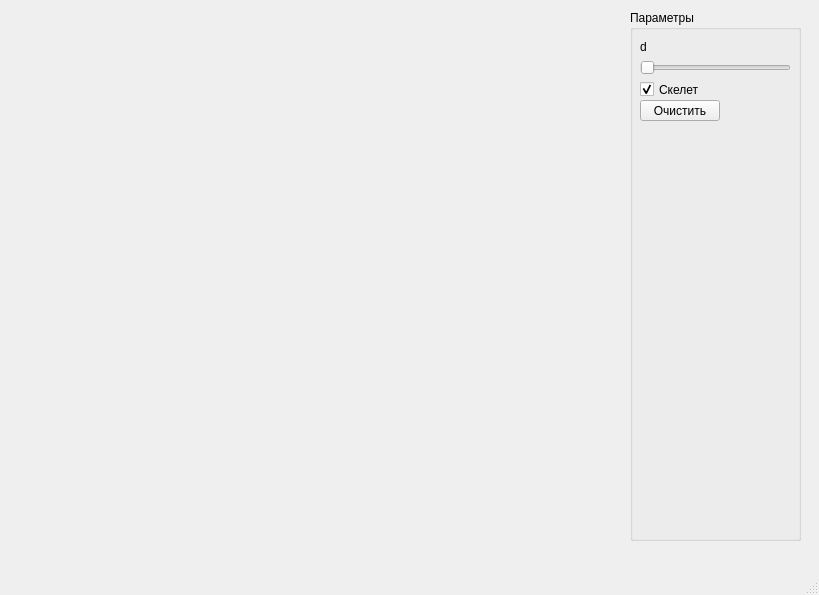
<?xml version="1.0" encoding="UTF-8"?>
<ui version="4.0">
 <class>MainWindow</class>
 <widget class="QMainWindow" name="MainWindow">
  <property name="geometry">
   <rect>
    <x>0</x>
    <y>0</y>
    <width>819</width>
    <height>595</height>
   </rect>
  </property>
  <property name="sizePolicy">
   <sizepolicy hsizetype="Maximum" vsizetype="Preferred">
    <horstretch>0</horstretch>
    <verstretch>0</verstretch>
   </sizepolicy>
  </property>
  <property name="windowTitle">
   <string>MainWindow</string>
  </property>
  <widget class="QWidget" name="centralwidget">
   <widget class="QGroupBox" name="groupBox">
    <property name="geometry">
     <rect>
      <x>630</x>
      <y>10</y>
      <width>171</width>
      <height>531</height>
     </rect>
    </property>
    <property name="sizePolicy">
     <sizepolicy hsizetype="Maximum" vsizetype="Preferred">
      <horstretch>0</horstretch>
      <verstretch>0</verstretch>
     </sizepolicy>
    </property>
    <property name="title">
     <string>Параметры</string>
    </property>
    <widget class="QLabel" name="label">
     <property name="geometry">
      <rect>
       <x>10</x>
       <y>30</y>
       <width>47</width>
       <height>13</height>
      </rect>
     </property>
     <property name="text">
      <string>d</string>
     </property>
    </widget>
    <widget class="QSlider" name="horizontalSlider">
     <property name="geometry">
      <rect>
       <x>10</x>
       <y>50</y>
       <width>151</width>
       <height>16</height>
      </rect>
     </property>
     <property name="minimum">
      <number>1</number>
     </property>
     <property name="maximum">
      <number>4</number>
     </property>
     <property name="value">
      <number>1</number>
     </property>
     <property name="orientation">
      <enum>Qt::Horizontal</enum>
     </property>
    </widget>
    <widget class="QCheckBox" name="checkBox">
     <property name="geometry">
      <rect>
       <x>10</x>
       <y>70</y>
       <width>72</width>
       <height>19</height>
      </rect>
     </property>
     <property name="text">
      <string>Скелет</string>
     </property>
     <property name="checked">
      <bool>true</bool>
     </property>
    </widget>
    <widget class="QPushButton" name="pushButton">
     <property name="geometry">
      <rect>
       <x>10</x>
       <y>90</y>
       <width>80</width>
       <height>21</height>
      </rect>
     </property>
     <property name="text">
      <string>Очистить</string>
     </property>
    </widget>
   </widget>
   <widget class="MyWidget" name="widget" native="true">
    <property name="geometry">
     <rect>
      <x>20</x>
      <y>20</y>
      <width>551</width>
      <height>521</height>
     </rect>
    </property>
    <property name="sizePolicy">
     <sizepolicy hsizetype="Maximum" vsizetype="Preferred">
      <horstretch>0</horstretch>
      <verstretch>0</verstretch>
     </sizepolicy>
    </property>
   </widget>
  </widget>
  <widget class="QMenuBar" name="menubar">
   <property name="geometry">
    <rect>
     <x>0</x>
     <y>0</y>
     <width>819</width>
     <height>22</height>
    </rect>
   </property>
  </widget>
  <widget class="QStatusBar" name="statusbar"/>
 </widget>
 <customwidgets>
  <customwidget>
   <class>MyWidget</class>
   <extends>QWidget</extends>
   <header>mywidget.h</header>
   <container>1</container>
  </customwidget>
 </customwidgets>
 <resources/>
 <connections/>
</ui>
